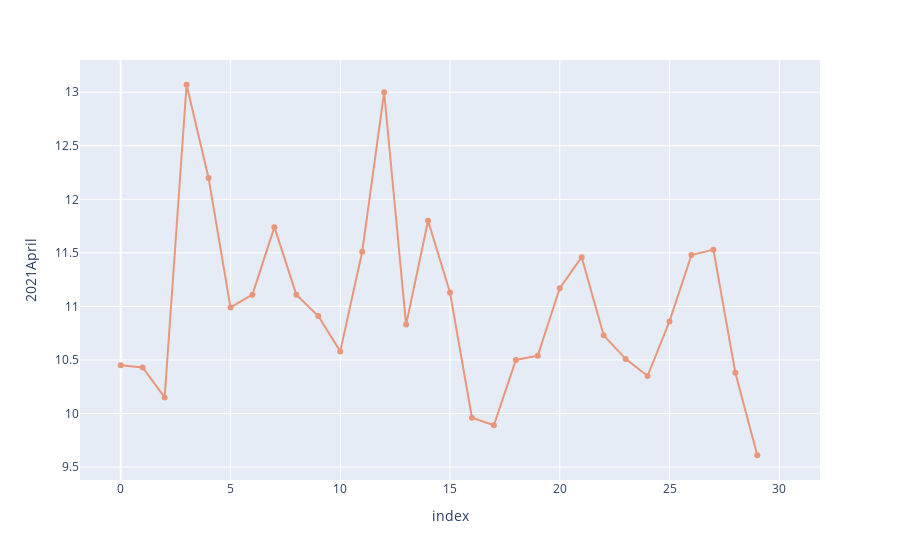

Here is the notebook cell this chart was saved with:
### Code cell
fig=px.line(energy_usage_daily_by_yr_df,y='2021April', markers=True)
fig.update_traces(line={'color':'darksalmon'})
fig.show()

### Figure 1 — Plotly figure (JSON) as saved in the notebook; plotly's stock layout.template omitted (floating-point values rounded to 4 significant figures)
{"data": [{"hovertemplate": "index=%{x}<br>2021April=%{y}<extra></extra>", "legendgroup": "", "line": {"color": "darksalmon", "dash": "solid"}, "marker": {"symbol": "circle"}, "mode": "lines+markers", "name": "", "orientation": "v", "showlegend": false, "type": "scatter", "x": [0, 1, 2, 3, 4, 5, 6, 7, 8, 9, 10, 11, 12, 13, 14, 15, 16, 17, 18, 19, 20, 21, 22, 23, 24, 25, 26, 27, 28, 29, 30], "xaxis": "x", "y": [10.45, 10.43, 10.15, 13.07, 12.2, 10.99, 11.11, 11.74, 11.11, 10.91, 10.58, 11.51, 13, 10.83, 11.8, 11.13, 9.96, 9.89, 10.5, 10.54, 11.17, 11.46, 10.73, 10.51, 10.35, 10.86, 11.48, 11.53, 10.38, 9.61, null], "yaxis": "y"}], "layout": {"legend": {"tracegroupgap": 0}, "margin": {"t": 60}, "xaxis": {"anchor": "y", "domain": [0, 1], "title": {"text": "index"}}, "yaxis": {"anchor": "x", "domain": [0, 1], "title": {"text": "2021April"}}}}
